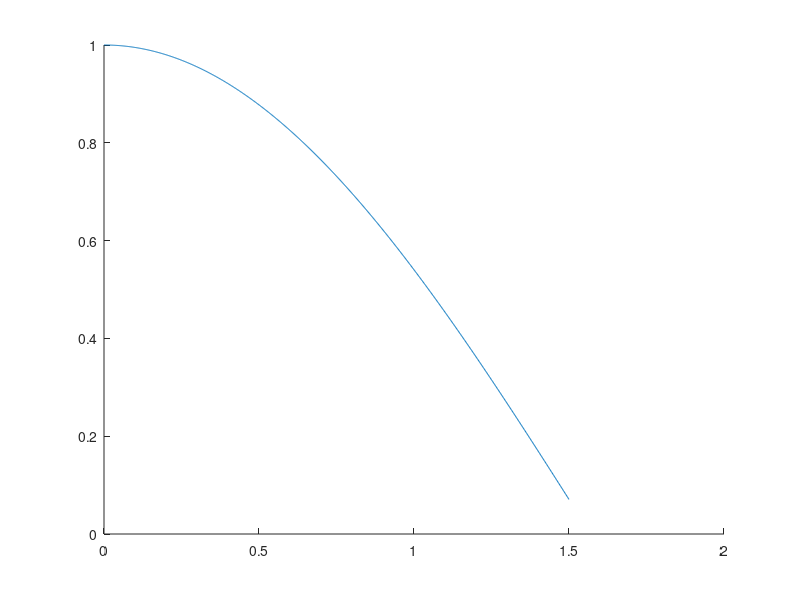

The MATLAB source for this figure: (Note: this script raises an error after producing the figure.)
% A function to test and plot euler_fixed_step_integration_test

function forward_euler_fixed_step_integration_test

rate_func_in = @rate_func01;
tspan = [0 1.5];
X0 = cos(tspan(1));
h_ref_1 = .4;
h_ref_2 = .2;
h_ref_3 = .1;

% % Forward Euler Method
% [t_list_1,X_list_1,h_avg, num_evals] = forward_euler_fixed_step_integration(rate_func_in,tspan,X0,h_ref_1);
% [t_list_2,X_list_2,h_avg, num_evals] = forward_euler_fixed_step_integration(rate_func_in,tspan,X0,h_ref_2);
% [t_list_3,X_list_3,h_avg, num_evals] = forward_euler_fixed_step_integration(rate_func_in,tspan,X0,h_ref_3);

% % Explicit Midpoint Method
% [t_list_1,X_list_1,h_avg, num_evals] = explicit_midpoint_fixed_step_integration(rate_func_in,tspan,X0,h_ref_1);
% [t_list_2,X_list_2,h_avg, num_evals] = explicit_midpoint_fixed_step_integration(rate_func_in,tspan,X0,h_ref_2);
% [t_list_3,X_list_3,h_avg, num_evals] = explicit_midpoint_fixed_step_integration(rate_func_in,tspan,X0,h_ref_3);

% % Backward Euler Method
% [t_list_1,X_list_1,h_avg, num_evals] = fixed_step_integration(rate_func_in,tspan,X0,h_ref_1);
% [t_list_2,X_list_2,h_avg, num_evals] = fixed_step_integration(rate_func_in,tspan,X0,h_ref_2);
% [t_list_3,X_list_3,h_avg, num_evals] = fixed_step_integration(rate_func_in,tspan,X0,h_ref_3);

% % Implicit Midpoint Method
% [t_list_1,X_list_1,h_avg, num_evals] = fixed_step_integration_midpoint_method(rate_func_in,tspan,X0,h_ref_1);
% [t_list_2,X_list_2,h_avg, num_evals] = fixed_step_integration_midpoint_method(rate_func_in,tspan,X0,h_ref_2);
% [t_list_3,X_list_3,h_avg, num_evals] = fixed_step_integration_midpoint_method(rate_func_in,tspan,X0,h_ref_3);






analyical_t_list = linspace(tspan(1),tspan(2),1000);
analyical_X_list = cos(analyical_t_list);


figure();
hold on;
plot(analyical_t_list,analyical_X_list,'DisplayName','Analytical Solution');


plot(t_list_1,X_list_1,'DisplayName','h_ref = .5');
plot(t_list_2,X_list_2,'DisplayName','h_ref = .2');
plot(t_list_3,X_list_3,'DisplayName','h_ref = .1');

title('Forward Euler Example Intergration Plot')
xlabel('Time(t)');
ylabel('X(t)');
set(gca,'FontSize',12,'Fontname','Cambria');
legend();





end



function dXdt = rate_func01(t,X)
dXdt = -5*X + 5*cos(t) - sin(t);
end
function X = solution01(t)
X = cos(t);
end


function dXdt = rate_func02(t,X)
dXdt = [0,-1;1,0]*X;
end
function X = solution02(t)
X = [cos(t);sin(t)];
end
